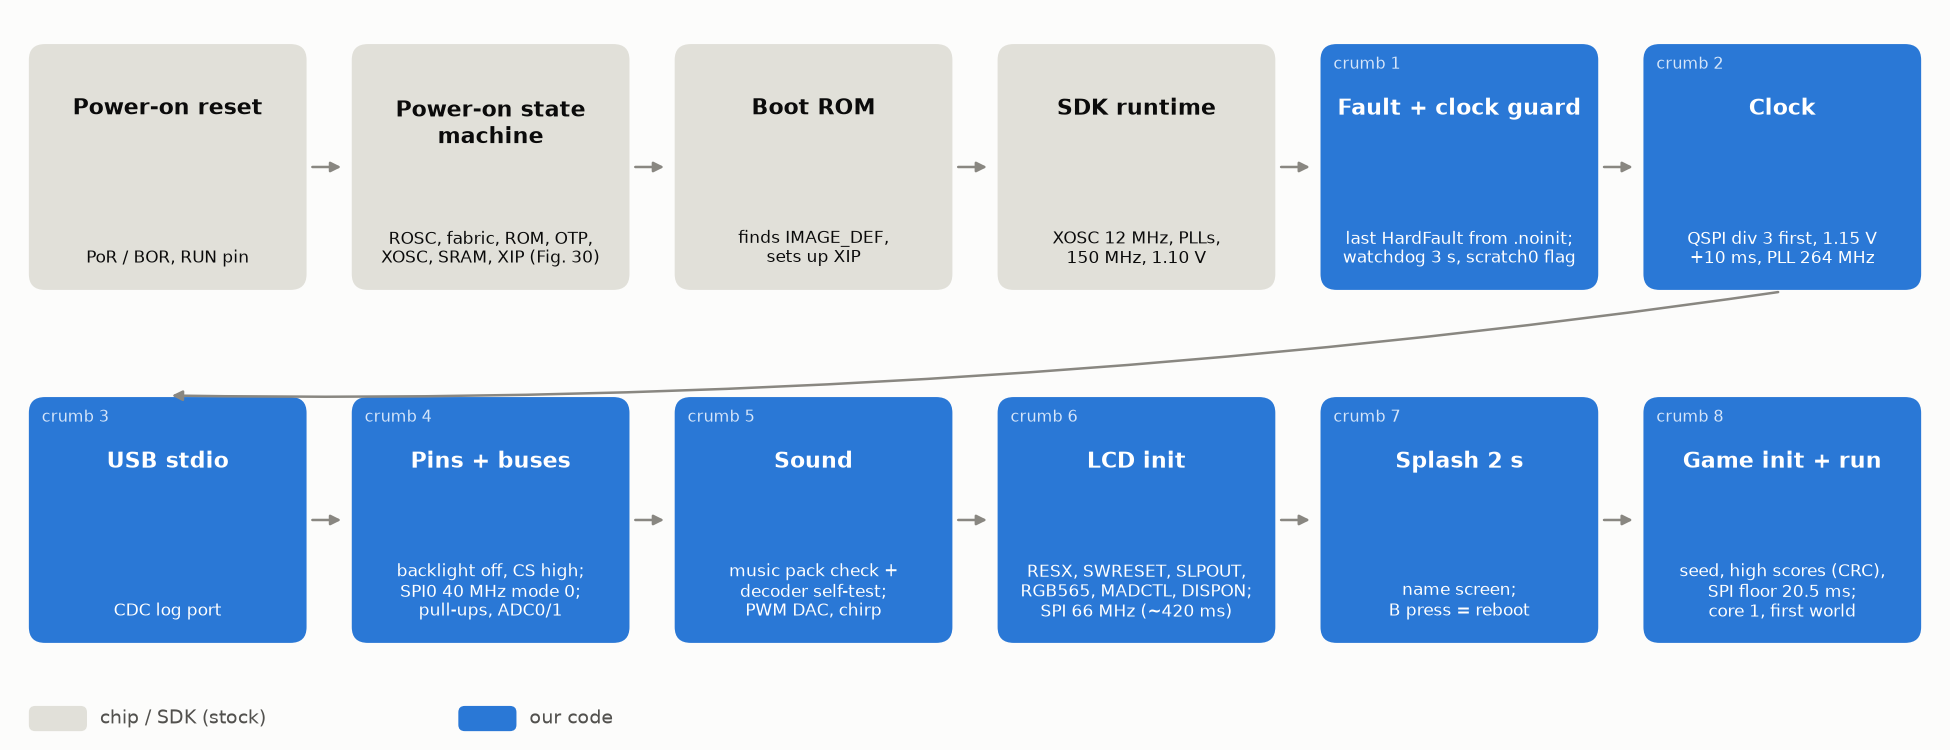

Source code (Python):
import sys
import matplotlib
matplotlib.use("Agg")
import matplotlib.pyplot as plt
from matplotlib.patches import FancyBboxPatch

OUT = sys.argv[1]
SURF, INK, INK2, MUTED, BLUE, GRAY = "#fcfcfb", "#0b0b0b", "#52514e", "#898781", "#2a78d6", "#e1e0d9"
plt.rcParams.update({"font.family": "sans-serif", "font.size": 10, "text.color": INK})

# (crumb, title, detail, ours)
ROW1 = [(None, "Power-on reset", "PoR / BOR, RUN pin", False),
        (None, "Power-on state\nmachine", "ROSC, fabric, ROM, OTP,\nXOSC, SRAM, XIP (Fig. 30)", False),
        (None, "Boot ROM", "finds IMAGE_DEF,\nsets up XIP", False),
        (None, "SDK runtime", "XOSC 12 MHz, PLLs,\n150 MHz, 1.10 V", False),
        (1, "Fault + clock guard", "last HardFault from .noinit;\nwatchdog 3 s, scratch0 flag", True),
        (2, "Clock", "QSPI div 3 first, 1.15 V\n+10 ms, PLL 264 MHz", True)]
ROW2 = [(3, "USB stdio", "CDC log port", True),
        (4, "Pins + buses", "backlight off, CS high;\nSPI0 40 MHz mode 0;\npull-ups, ADC0/1", True),
        (5, "Sound", "music pack check +\ndecoder self-test;\nPWM DAC, chirp", True),
        (6, "LCD init", "RESX, SWRESET, SLPOUT,\nRGB565, MADCTL, DISPON;\nSPI 66 MHz (~420 ms)", True),
        (7, "Splash 2 s", "name screen;\nB press = reboot", True),
        (8, "Game init + run", "seed, high scores (CRC),\nSPI floor 20.5 ms;\ncore 1, first world", True)]

fig, ax = plt.subplots(figsize=(13, 5.0), dpi=150, facecolor=SURF)
ax.set_facecolor(SURF)
ax.set_xlim(0, 6)
ax.set_ylim(-0.14, 2.2)
ax.axis("off")
BW, BH = 0.86, 0.78


def row(items, y):
    for i, (crumb, title, detail, ours) in enumerate(items):
        x = i + 0.07
        ax.add_patch(FancyBboxPatch((x, y), BW, BH, boxstyle="round,pad=0,rounding_size=0.05",
                                    facecolor=BLUE if ours else GRAY, edgecolor="none"))
        tc = "#ffffff" if ours else INK
        ax.text(x + BW / 2, y + BH - 0.17, title, ha="center", va="top", fontsize=10.5, fontweight="bold", color=tc)
        ax.text(x + BW / 2, y + 0.07, detail, ha="center", va="bottom", fontsize=8.2, color=tc, linespacing=1.15)
        if crumb is not None:
            ax.text(x + 0.04, y + BH - 0.04, f"crumb {crumb}", fontsize=7.5, color="#d6e6fa", va="top")
        if i < len(items) - 1:
            ax.annotate("", xy=(x + BW + 0.12, y + BH / 2), xytext=(x + BW + 0.005, y + BH / 2),
                        arrowprops=dict(arrowstyle="-|>", color=MUTED, lw=1.2))


row(ROW1, 1.30)
row(ROW2, 0.18)
# wrap arrow from the end of row 1 to the start of row 2
ax.annotate("", xy=(0.5, 0.18 + BH + 0.005), xytext=(5.5, 1.30 - 0.005),
            arrowprops=dict(arrowstyle="-|>", color=MUTED, lw=1.2, connectionstyle="arc3,rad=-0.04"))
ax.add_patch(FancyBboxPatch((0.07, -0.1), 0.18, 0.08, boxstyle="round,pad=0,rounding_size=0.02", facecolor=GRAY, edgecolor="none"))
ax.text(0.29, -0.06, "chip / SDK (stock)", va="center", fontsize=9, color=INK2)
ax.add_patch(FancyBboxPatch((1.4, -0.1), 0.18, 0.08, boxstyle="round,pad=0,rounding_size=0.02", facecolor=BLUE, edgecolor="none"))
ax.text(1.62, -0.06, "our code", va="center", fontsize=9, color=INK2)
fig.tight_layout(pad=0.3)
fig.savefig(f"{OUT}/bootflow.png", facecolor=SURF)
print("ok")
